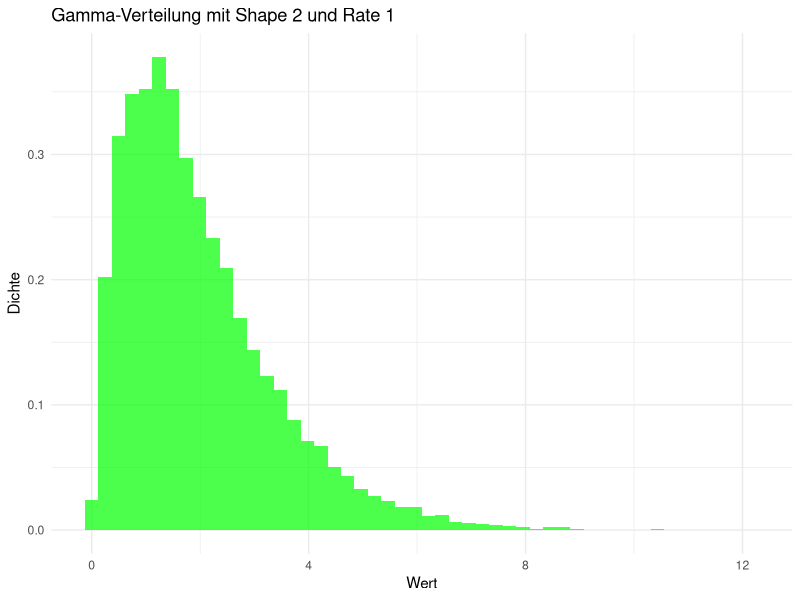
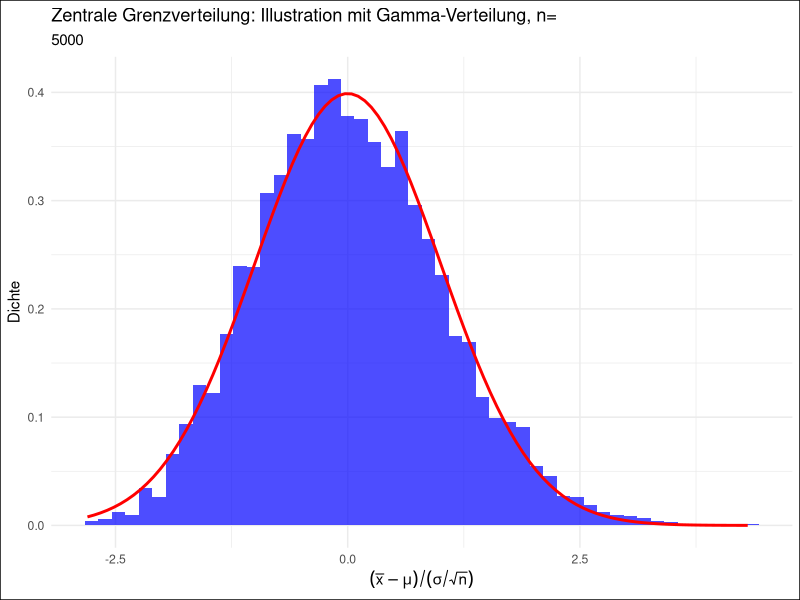
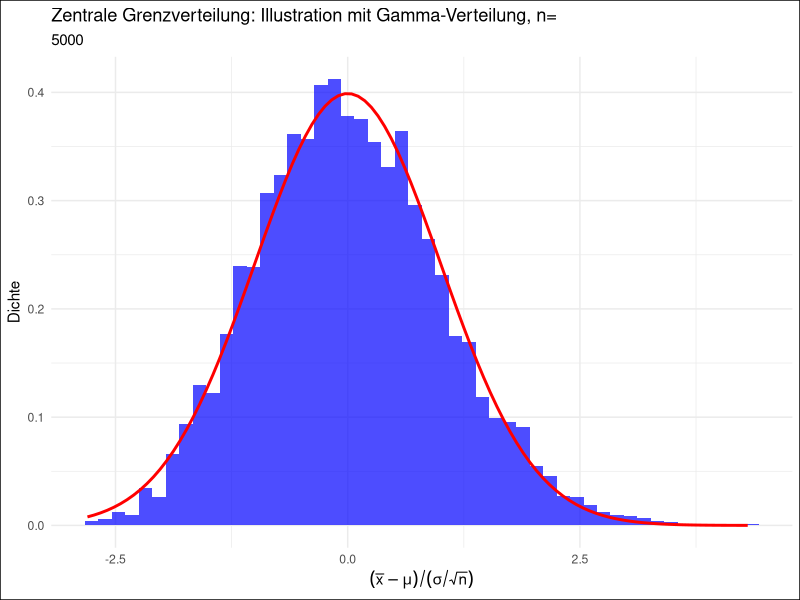

These figures' R source, in order:
# GPT4:

# Schreibe mir ein R skript, das den zentralen Grenzverteilungssatz 
# illustriert. Man startet mit irgendeiner Verteilung (z.B. Gamma und 
# wählbaren Parametern) und einer sample size und einer Anzahl an Wiederholungen 
# und dann soll am Ende die verteilung von \frac{\bar{X}-\mu}{\sigma/\sqrt{n}} 
# geplottet werden (mit ggplot), sodass man sieht, dass es sich gegen eine 
# Standardnormalverteilung N(0,1) annähert.

# Set working directory to source file location
setwd(dirname(rstudioapi::getActiveDocumentContext()$path))

library(ggplot2)

# Einstellbare Parameter
sample_size <- 30   # Größe einer Stichprobe
repetitions <- 5000 # Anzahl der Wiederholungen

# Parameter der Gamma-Verteilung
shape <- 2 # Formparameter
rate <- 1  # Ratenparameter

# Erwartungswert (Mittelwert) und Standardabweichung der Gamma-Verteilung
mu <- shape / rate
sigma <- sqrt(shape / (rate ^ 2))

# Original-Gamma-Verteilung plotten
gamma_data <- rgamma(10000, shape = shape, rate = rate)
df_gamma <- data.frame(gamma_data)

ggplot(df_gamma, aes(x = gamma_data)) +
  geom_histogram(aes(y = ..density..), bins = 50, fill = "green", alpha = 0.7) +
  ggtitle(paste("Gamma-Verteilung mit Shape", shape, "und Rate", rate)) +
  xlab("Wert") +
  ylab("Dichte") +
  theme_minimal()


# Leerer Vektor für die Speicherung der Z-Werte
z_values <- c()

# Simulierung
for (i in 1:repetitions) {
  sample_data <- rgamma(sample_size, shape = shape, rate = rate)  # Ziehen einer Stichprobe
  sample_mean <- mean(sample_data)                                # Mittelwert der Stichprobe
  
  # Z-Wert berechnen
  z_value <- (sample_mean - mu) / (sigma / sqrt(sample_size))
  
  # Z-Wert in den Vektor hinzufügen
  z_values <- c(z_values, z_value)
}

# Daten für ggplot vorbereiten
df <- data.frame(z_values)

# Plot erstellen
ggplot(df, aes(x = z_values)) +
  geom_histogram(aes(y = after_stat(density)), bins = 50, fill = "blue", alpha = 0.7) +
  stat_function(fun = dnorm, args = list(mean = 0, sd = 1), color = "red", size = 1) +
  ggtitle(paste0("Zentrale Grenzverteilung: Illustration mit Gamma-Verteilung, n="),repetitions) +
  xlab(expression((bar(x) - mu) / (sigma / sqrt(n)))) +
  ylab("Dichte") +
  theme_minimal() + 
  theme(plot.background = element_rect(fill = "white"))


ggsave(paste("./images/Z_Distribution_SampleSize_", sample_size, "_Repetitions_", repetitions, "_Shape_", shape, "_Rate_", rate,"n_",repetitions, ".png"))
